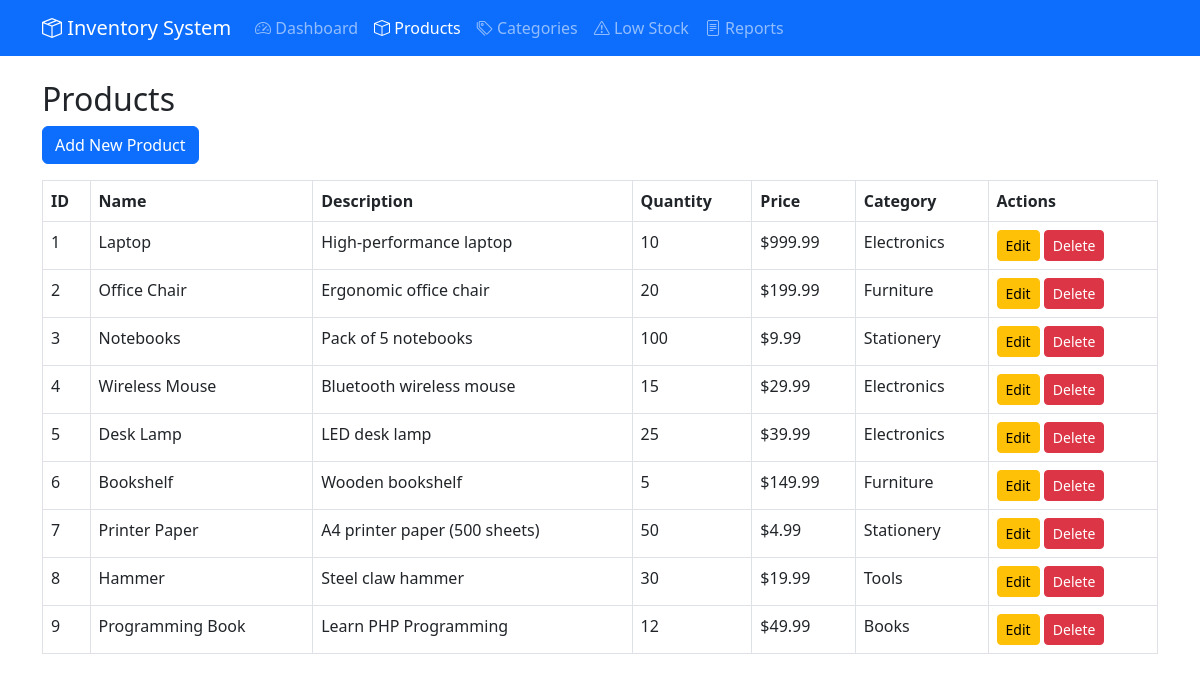
/products.php, run on the app's committed database.
### tables this page shows
CREATE TABLE IF NOT EXISTS products (
    id INT PRIMARY KEY AUTO_INCREMENT,
    name VARCHAR(255) NOT NULL,
    description TEXT,
    quantity INT NOT NULL DEFAULT 0,
    price DECIMAL(10,2) NOT NULL,
    category VARCHAR(100),
    created_at TIMESTAMP DEFAULT CURRENT_TIMESTAMP,
    updated_at TIMESTAMP DEFAULT CURRENT_TIMESTAMP ON UPDATE CURRENT_TIMESTAMP
);

### products.php (the view, shortened to what this page needs)
<?php
require_once 'config/database.php';
$stmt = $conn->query("SELECT * FROM products ORDER BY created_at DESC");
$products = $stmt->fetchAll(PDO::FETCH_ASSOC);
?>
<!DOCTYPE html>
<html lang="en">
<head>
    <link href="https://cdn.jsdelivr.net/npm/bootstrap@5.3.0/dist/css/bootstrap.min.css" rel="stylesheet">
    <link href="https://cdn.jsdelivr.net/npm/bootstrap-icons@1.7.2/font/bootstrap-icons.css" rel="stylesheet">
</head>
<body>
    <?php include 'Admin/includes/navbar.php'; ?>
    <div class="container mt-4">
        <div class="row">
            <div class="col-md-12">
                <h2>Products</h2>
                <button type="button" class="btn btn-primary mb-3" data-bs-toggle="modal" data-bs-target="#addProductModal">
                    Add New Product
                </button>
                <table class="table table-bordered">
                    <thead>
                        <tr>
                            <th>ID</th>
                            <th>Name</th>
                            <th>Description</th>
                            <th>Quantity</th>
                            <th>Price</th>
                            <th>Category</th>
                            <th>Actions</th>
                        </tr>
                    </thead>
                    <tbody>
                        <?php foreach ($products as $product): ?>
                        <tr>
                            <td><?php echo $product['id']; ?></td>
                            <td><?php echo htmlspecialchars($product['name']); ?></td>
                            <td><?php echo htmlspecialchars($product['description']); ?></td>
                            <td><?php echo $product['quantity']; ?></td>
                            <td>$<?php echo number_format($product['price'], 2); ?></td>
                            <td><?php echo htmlspecialchars($product['category']); ?></td>
                            <td>
                                <button class="btn btn-sm btn-warning edit-btn"
                                        data-bs-toggle="modal"
                                        data-bs-target="#editProductModal"
                                        data-id="<?php echo $product['id']; ?>"
                                        data-name="<?php echo htmlspecialchars($product['name']); ?>"
                                        data-description="<?php echo htmlspecialchars($product['description']); ?>"
                                        data-quantity="<?php echo $product['quantity']; ?>"
                                        data-price="<?php echo $product['price']; ?>"
                                        data-category="<?php echo htmlspecialchars($product['category']); ?>">
                                    Edit
                                </button>
                                <form method="POST" style="display: inline;">
                                    <button type="submit" name="delete" class="btn btn-sm btn-danger" onclick="return confirm('Are you sure?')">Delete</button>
                                </form>
                            </td>
                        </tr>
                        <?php endforeach; ?>
                    </tbody>
                </table>
            </div>
        </div>
    </div>
</body>
</html>

### Admin/includes/navbar.php (shortened to what this page needs)
<nav class="navbar navbar-expand-lg navbar-dark bg-primary">
    <div class="container">
        <a class="navbar-brand" href="index.php">
            <i class="bi bi-box-seam"></i> Inventory System
        </a>
        <div class="collapse navbar-collapse" id="navbarNav">
            <ul class="navbar-nav me-auto">
                <li class="nav-item">
                    <a class="nav-link <?php echo basename($_SERVER['PHP_SELF']) == 'index.php' ? 'active' : ''; ?>" href="index.php">
                        <i class="bi bi-speedometer2"></i> Dashboard
                    </a>
                </li>
                <li class="nav-item">
                    <a class="nav-link <?php echo basename($_SERVER['PHP_SELF']) == 'products.php' ? 'active' : ''; ?>" href="products.php">
                        <i class="bi bi-box"></i> Products
                    </a>
                </li>
                <li class="nav-item">
                    <a class="nav-link <?php echo basename($_SERVER['PHP_SELF']) == 'categories.php' ? 'active' : ''; ?>" href="categories.php">
                        <i class="bi bi-tags"></i> Categories
                    </a>
                </li>
                <li class="nav-item">
                    <a class="nav-link <?php echo basename($_SERVER['PHP_SELF']) == 'low_stock.php' ? 'active' : ''; ?>" href="low_stock.php">
                        <i class="bi bi-exclamation-triangle"></i> Low Stock
                    </a>
                </li>
                <li class="nav-item">
                    <a class="nav-link <?php echo basename($_SERVER['PHP_SELF']) == 'reports.php' ? 'active' : ''; ?>" href="reports.php">
                        <i class="bi bi-file-text"></i> Reports
                    </a>
                </li>
            </ul>
        </div>
    </div>
</nav>

### data on the page
products: id "1", name "Laptop", description "High-performance laptop", quantity "10", price "999.99", category "Electronics"
products: id "2", name "Office Chair", description "Ergonomic office chair", quantity "20", price "199.99", category "Furniture"
products: id "3", name "Notebooks", description "Pack of 5 notebooks", quantity "100", price "9.99", category "Stationery"
products: id "4", name "Wireless Mouse", description "Bluetooth wireless mouse", quantity "15", price "29.99", category "Electronics"
products: id "5", name "Desk Lamp", description "LED desk lamp", quantity "25", price "39.99", category "Electronics"
products: id "6", name "Bookshelf", description "Wooden bookshelf", quantity "5", price "149.99", category "Furniture"
products: id "7", name "Printer Paper", description "A4 printer paper (500 sheets)", quantity "50", price "4.99", category "Stationery"
products: id "8", name "Hammer", description "Steel claw hammer", quantity "30", price "19.99", category "Tools"
products: id "9", name "Programming Book", description "Learn PHP Programming", quantity "12", price "49.99", category "Books"
